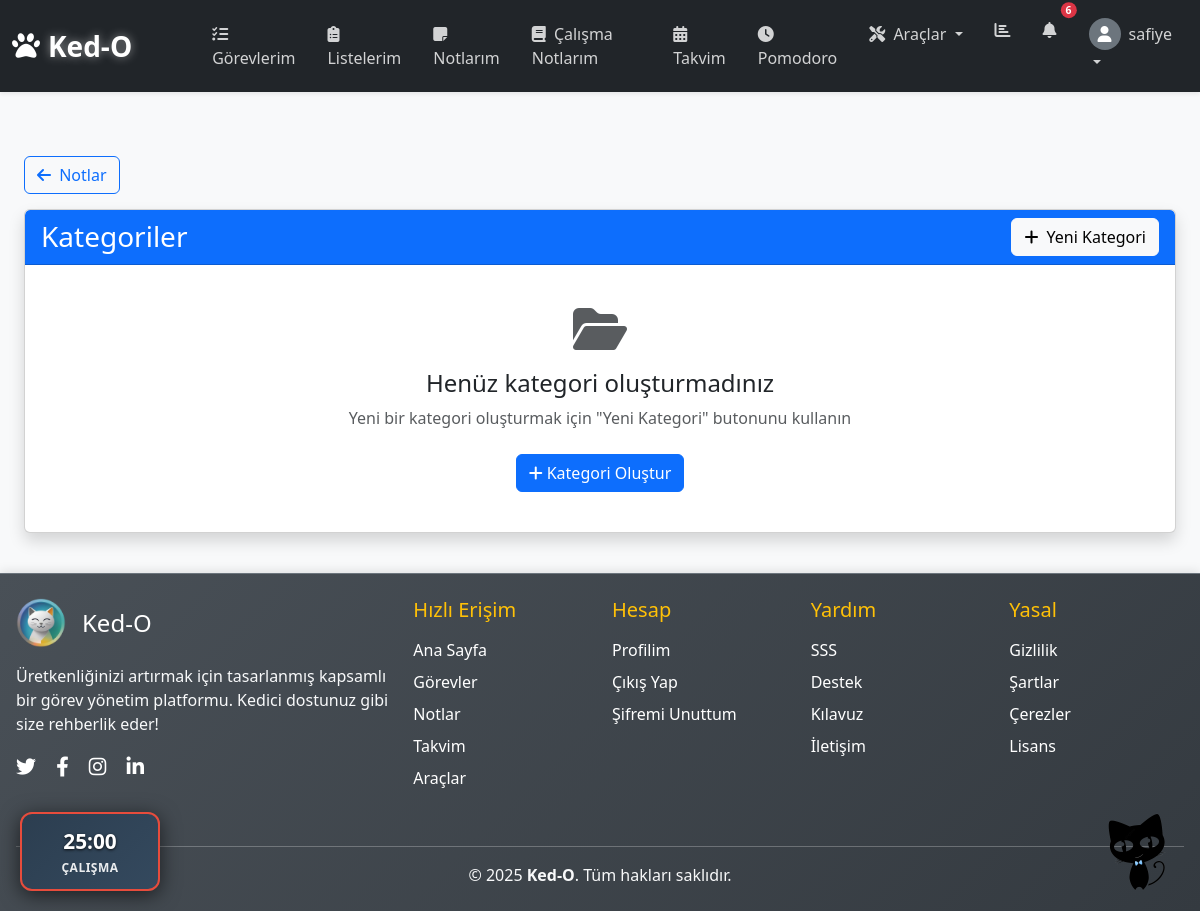
/notes/categories/ (signed in), run on an earlier commit of the app's database.
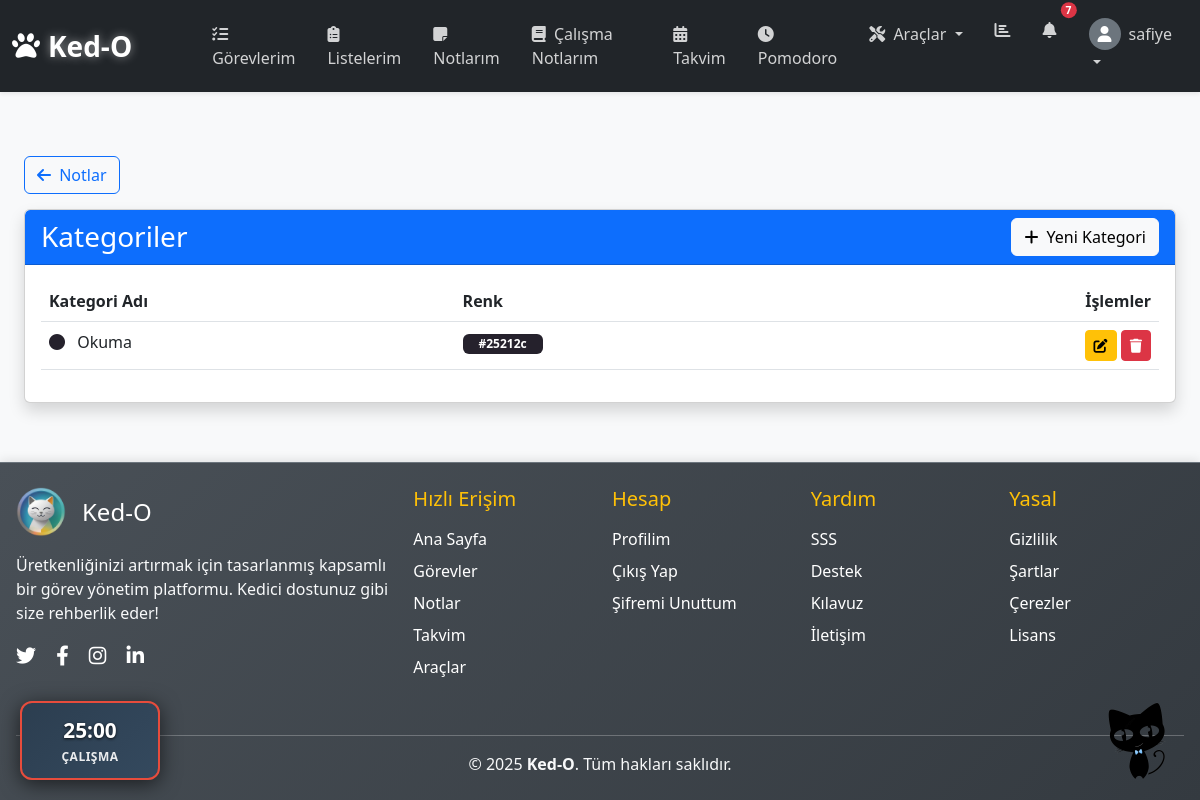
And on a later commit of the database.
### notes/models.py (models this page shows, shortened)
class Category(models.Model):
    user = models.ForeignKey(User, on_delete=models.CASCADE, related_name='notes_categories')
    name = models.CharField(max_length=100, verbose_name="Kategori Adı")
    color = models.CharField(max_length=7, default='#6f42c1', verbose_name="Renk Kodu")
    slug = models.SlugField(max_length=100, unique=True, blank=True)
    class Meta:
        unique_together = ['user', 'name']
        verbose_name_plural = "Kategoriler"
        indexes = [
            models.Index(fields=['user', 'name']),  # Yeni index
            models.Index(fields=['slug']),  # Yeni index
        ]

### notes/views.py (the view)
# urls.py: path('categories/', views.category_list, name='category_list'),
@login_required
def category_list(request):
    categories = Category.objects.filter(user=request.user).only('id', 'name', 'slug', 'color')
    return render(request, 'notes/category_list.html', {'categories': categories})

### dashboard/templatetags/cat_utils.py (called while the page is built)
@register.simple_tag
def cat_image(image_name, position='fixed-tr', size='md', effect='float', custom_class='', custom_style='', clickable=True):
    if size in SIZE_MAP:
        size_class = SIZE_MAP[size]
        inline_size = ''
    else:
        size_class = ''
        inline_size = f'width: {size};'
    position_class = POSITION_MAP.get(position, POSITION_MAP['fixed-tr'])
    effect_class = EFFECT_MAP.get(effect, EFFECT_MAP['float'])
    clickable_class = 'cat-clickable' if clickable else ''
    html = f'''
    <div class="{position_class} {size_class} {effect_class} {clickable_class} {custom_class}"
         style="{custom_style}">
        <img src="/static/images/{image_name}"
             alt="Sevimli Kedi"
             class="cat-image"
             style="{inline_size}">
    </div>
    '''
    return mark_safe(html)

### user_profile/context_processors.py (called while the page is built)
def badge_notifications(request):
    if request.user.is_authenticated:
        new_badges_count = UserBadge.objects.filter(
            user_profile=request.user.profile,
            is_seen=False
        ).count()
        return {'new_badges_count': new_badges_count}
    return {'new_badges_count': 0}

### notes/templates/notes/category_list.html (shortened to what this page needs)
{% extends "core/base.html" %}
{% load static %}
{% load cat_utils %}
{% block extra_css %}
<link href="https://cdn.jsdelivr.net/npm/bootstrap@5.3.0/dist/css/bootstrap.min.css" rel="stylesheet">
<link rel="stylesheet" href="https://cdnjs.cloudflare.com/ajax/libs/font-awesome/6.4.0/css/all.min.css">
{% endblock %}
{% block content %}
<div class="container mt-4">
    {% cat_image 'kedo-18.png' 'fixed-br' '80px' 'float' %}
    <a href="{% url 'notes:note_list' %}" class="btn btn-outline-primary back-button">
        <i class="fas fa-arrow-left me-1"></i> Notlar
    </a>
    <div class="card shadow">
        <div class="card-header bg-primary text-white d-flex justify-content-between align-items-center">
            <h3 class="mb-0">Kategoriler</h3>
            <a href="{% url 'notes:category_create' %}" class="btn btn-light">
                <i class="fas fa-plus me-1"></i> Yeni Kategori
            </a>
        </div>
        <div class="card-body">
            {% if categories %}
            <table class="table table-hover category-table">
                <thead>
                    <tr>
                        <th>Kategori Adı</th>
                        <th>Renk</th>
                        <th class="text-end">İşlemler</th>
                    </tr>
                </thead>
                <tbody>
                    {% for category in categories %}
                    <tr>
                        <td>
                            <i class="fas fa-circle me-2" style="color: {{ category.color }}"></i>
                            {{ category.name }}
                        </td>
                        <td>
                            <span class="badge color-badge" style="background-color: {{ category.color }}; color: white;">
                                {{ category.color }}
                            </span>
                        </td>
                        <td class="text-end action-buttons">
                            <a href="{% url 'notes:category_update' category.slug %}" class="btn btn-sm btn-warning">
                                <i class="fas fa-edit"></i>
                            </a>
                            <a href="{% url 'notes:category_delete' category.slug %}" class="btn btn-sm btn-danger">
                                <i class="fas fa-trash"></i>
                            </a>
                        </td>
                    </tr>
                    {% endfor %}
                </tbody>
            </table>
            {% else %}
            <div class="text-center py-4">
                <i class="fas fa-folder-open fa-3x text-muted mb-3"></i>
                <h4>Henüz kategori oluşturmadınız</h4>
                <p class="text-muted">Yeni bir kategori oluşturmak için "Yeni Kategori" butonunu kullanın</p>
                <a href="{% url 'notes:category_create' %}" class="btn btn-primary mt-2">
                    <i class="fas fa-plus me-1"></i>Kategori Oluştur
                </a>
            </div>
            {% endif %}
        </div>
    </div>
</div>
{% endblock %}

### templates/core/navbar.html (shortened to what the changed rows need)
{% load static %}
<nav class="navbar navbar-expand-lg navbar-dark bg-dark sticky-top shadow-sm">
    <div class="container-fluid">
        <div class="collapse navbar-collapse" id="navbarMain">
            {% if user.is_authenticated %}
                <ul class="navbar-nav ms-auto">
                    <li class="nav-item dropdown">
                        <a class="nav-link position-relative nav-link-custom" href="#" id="notificationsDropdown"
                            role="button" data-bs-toggle="dropdown" aria-expanded="false">
                            <i class="fas fa-bell"></i>
                            {% if unread_notifications_count > 0 %}
                            <span id="notification-count"
                                class="position-absolute top-0 start-100 translate-middle badge rounded-pill bg-danger">
                                {{ unread_notifications_count }}
                            </span>
                            {% else %}
                            <span id="notification-count"
                                class="position-absolute top-0 start-100 translate-middle badge rounded-pill bg-danger d-none"></span>
                            {% endif %}
                        </a>
                    </li>
                </ul>
            {% endif %}
        </div>
    </div>
</nav>

What changed in the data, as far as the page shows it:
added Category: name "Okuma", color "#25212c"
Also different on the page:
{{ unread_notifications_count }}: "6" → "7"
text no longer shown: "Henüz kategori oluşturmadınız Yeni bir kategori oluşturmak için \"Yeni Kategori\" butonunu kullanın Kategori Oluştur"
text now shown: "Kategori Adı Renk İşlemler"
